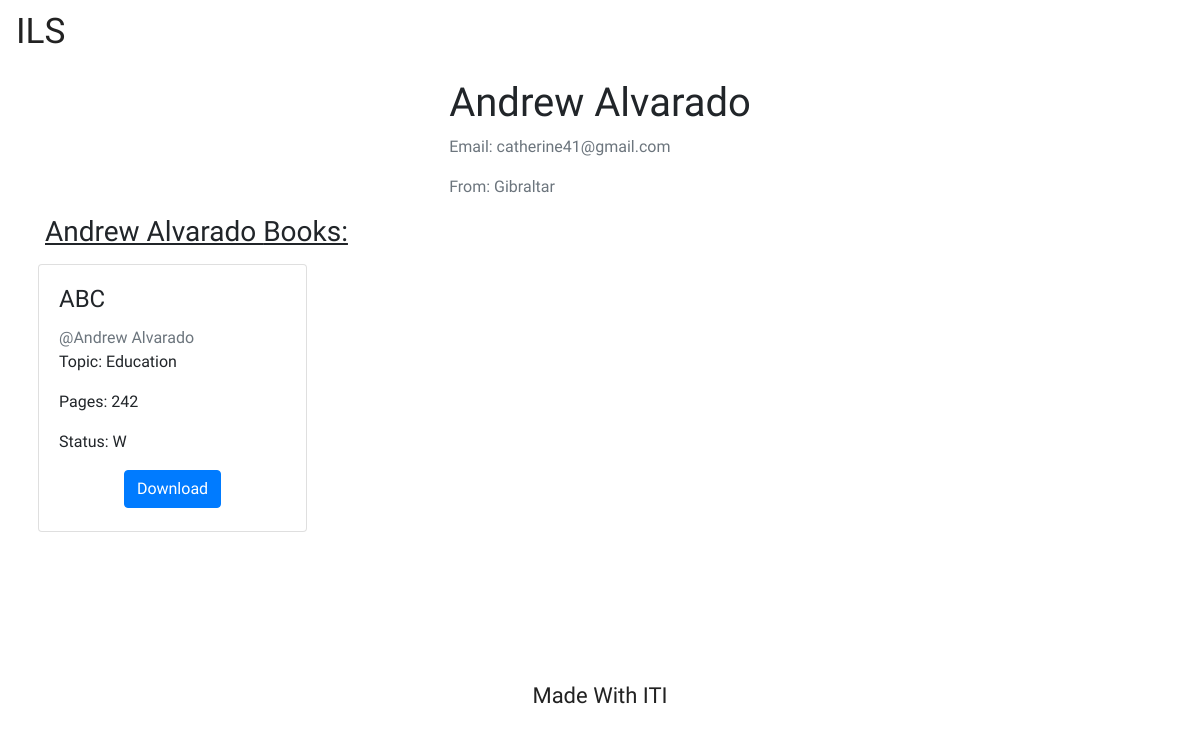
Page /author/author_details/34 on the committed database.
### Author/models.py (models this page shows, shortened)
class Author(models.Model):
    name = models.CharField(max_length=128)
    email = models.CharField(max_length=128)
    nationallity = CountryField()
    def __str__(self):
        return self.name

### Book/models.py (models this page shows, shortened)
class Book(models.Model):
    title = models.CharField(max_length=128)
    publish_date = models.DateField()
    number_of_pages = fields.IntegerRangeField(min_value=1, max_value=5000)
    P = 'P'
    W = 'W'
    D = 'D'
    STATUS_FIELDS = (
        (P, "Published"),
        (W, "Withdrawn"),
        (D, "Draft")
    )
    status = models.CharField(choices=STATUS_FIELDS, max_length=1, default=P)
    author = models.ForeignKey(Author, on_delete=models.CASCADE, related_name='author_books')
    topic = models.ForeignKey(Topic, on_delete=models.CASCADE, related_name='topic_books')

class Topic(models.Model):
    name = models.CharField(max_length=128)
    def __str__(self):
        return self.name

### Author/views.py (the view)
# urls.py: path('author_details/<int:pk>', views.AuthorDetailView.as_view(), name='author_details'),
class AuthorDetailView(generic.DetailView):
    model = Author
    template_name = 'Author/author_details.html'
    def get_context_data(self, **kwargs):
        context = super().get_context_data(**kwargs)
        return context

### Author/templates/Author/author_details.html (shortened to what this page needs)
{% extends 'base.html' %}
{% block content %}
    <div class="d-flex justify-content-center">
        <div class="d-flex flex-column">
            <h1>{{ object.name }}</h1>
            <p class="text-muted">Email: {{ object.email }}</p>
            <p class="text-muted">From: {{ object.nationallity }}</p>
        </div>
    </div>
    <h3 style="text-decoration: underline;">{{ object.name }} Books:</h3>
    <div class="row d-flex justify-content-start">
        {% for b in object.author_books.all %}
            <div class="col-md-3 col-12 p-2">
                <div class="card" style="min-height: 101%;">
                    <div class="card-body">
                        <h4 class="card-title">{{ b.title }}</h4>
                        <a href="{% url 'author:author_details' pk=b.author.pk %}" class="text-muted">@{{ b.author }}</a>
                        <p class="card-text">Topic: {{ b.topic }}</p>
                        <p class="card-text">Pages: {{ b.number_of_pages }}</p>
                        <p class="card-text">Status: {{ b.status }}</p>
                        <div class="d-flex justify-content-around">
                            <a href="https://www.google.com" class="card-link btn btn-primary">Download</a>
                        </div>
                    </div>
                </div>
            </div>
        {% endfor %}
    </div>
{% endblock content %}

### static/css/base.css (style rules this page uses)
html,body { width: 100%; height: 100%; font-family: 'Sedgwick Ave', cursive; }

### rows in the picture
Author: name "Andrew Alvarado", email "catherine41@gmail.com", nationallity "Gibraltar"
Book: title "ABC", author "Andrew Alvarado", topic "Education", number_of_pages "242", status "W"
